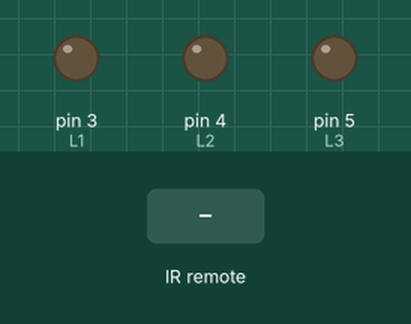
Simulated run of this sketch. Board: Arduino Uno, built with avr-gcc and run on an emulated ATmega328P. Shown: output pins drawn as LEDs (lit = HIGH). Dashed ring = blinking. The test bench sets the inputs (shaded band). What the sketch prints to the serial monitor is not drawn.

Above: at 1.2 s.
1.3 s: infrared code 0x11 received
At 2.1 s:
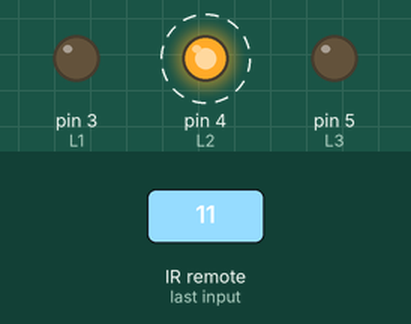
Timing chart, 0 to 9.8 s (numbered marks = the images above; inputs shaded):
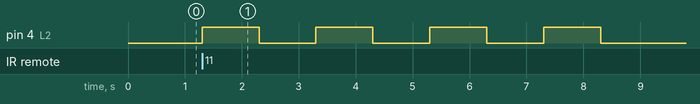

Measured:
- after the input at 1.3 s, pin 4 (L2): alternates HIGH for 1.0 s and LOW for 1.0 s, 8 changes in all, then stays LOW, starting at once

The sketch:

6_-_remote_led.ino
```cpp
// (licence header left out)
#include <IRremote.h>

int ligmaballs = 2;
int output;

int L1 = 3;
int L2 = 4;
int L3 = 5;

int led;
int i=0;
int sleep;

void setup()
{
	pinMode(L1, OUTPUT);
	pinMode(L2, OUTPUT);
	pinMode(L3, OUTPUT);

  Serial.begin(9600);
  IrReceiver.begin(ligmaballs); // Start the receiver
}

void loop() {
	int i=0;

	//ALL lines with "IrReceiver" is from https://github.com/Arduino-IRremote/Arduino-IRremote/blob/master/examples/SimpleReceiver/SimpleReceiver.ino
  if (IrReceiver.decode()) {
	decode_this_shiz();
    //Serial.println(output);

    IrReceiver.resume(); // Receive the next value
  }
  delay(100);
}

//my hex code library
//IK ITS SO FKN INEFFICIENT ALRIGHT I JUST WANNA BE ABLE TO
//READ IT THE NEXT TIME I LOOK AT IT
void decode_this_shiz() {

	if (IrReceiver.decodedIRData.command == 0xc) {
		output = 0;
	} else if (IrReceiver.decodedIRData.command == 0x10) {
     	output = 1;
		led = L1;
		sleep = 2000;
		blink();
  	} else if (IrReceiver.decodedIRData.command == 0x11) {
     	output = 2;
		led = L2;
		sleep = 1000;
		blink();
  	} else if (IrReceiver.decodedIRData.command == 0x12) {
     	output = 3;
		led = L3;
		sleep = 500;
		blink();
  	} else {
		Serial.print("wtf did you just press");
		output = 20;
    }
  if (output != 20) {
	String S = String(IrReceiver.decodedIRData.command, HEX);
	Serial.println(S);
  }
	Serial.println(output);
}

void blink(){
  for (i=1;i<5;i++){
	digitalWrite(led, HIGH);
	delay(sleep);
	digitalWrite(led, LOW);
	delay(sleep);
  }
}
```
